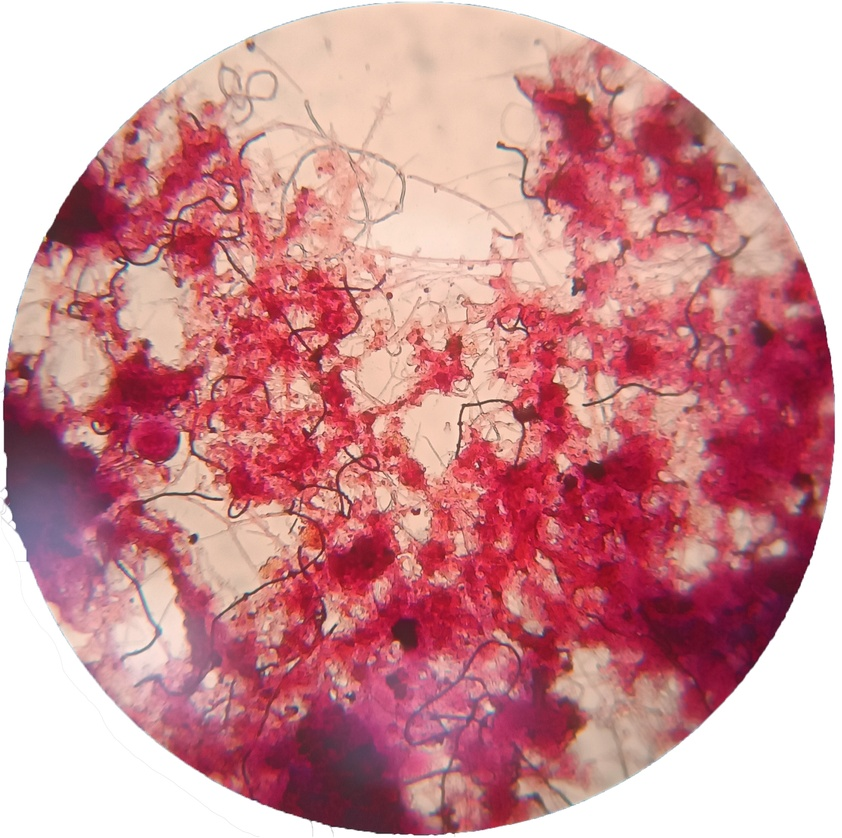
#> input picture 1a.jpg, 842 x 838 px, shrunk from 2229 x 2216 before the run
$ python gen_masks_model1.py --images . --out out
#> lines starting #> are read from the running program, lines starting #| are printed output that depends on the picture; after the words box and inside, x2 and y2 are one past the last pixel; in counts of white or black regions, pixels touching at a corner belong together
import argparse
import os
import cv2
import numpy as np
from tqdm import tqdm

# Generate 8-bit indexed masks for Model 1: 0=background, 1=filaments, 2=flocs
# Heuristic rules:
# - Filaments: thin bright lines -> extract with high-frequency emphasis (Canny + thin dilation)
# - Flocs: larger bright blobs -> threshold after blur; remove filament pixels to avoid overlap


def ensure_dir(p):
#> in main, img is the input picture: shape (838, 842, 3); mean B, G, R 149.2, 144.7, 207.5
    os.makedirs(p, exist_ok=True)


def to_gray(rgb_bgr):
    if rgb_bgr.ndim == 3:
        return cv2.cvtColor(rgb_bgr, cv2.COLOR_BGR2GRAY)
    return rgb_bgr


def extract_filaments(gray: np.ndarray) -> np.ndarray:
    # enhance contrast
    clahe = cv2.createCLAHE(clipLimit=2.0, tileGridSize=(8,8))
    g = clahe.apply(gray)
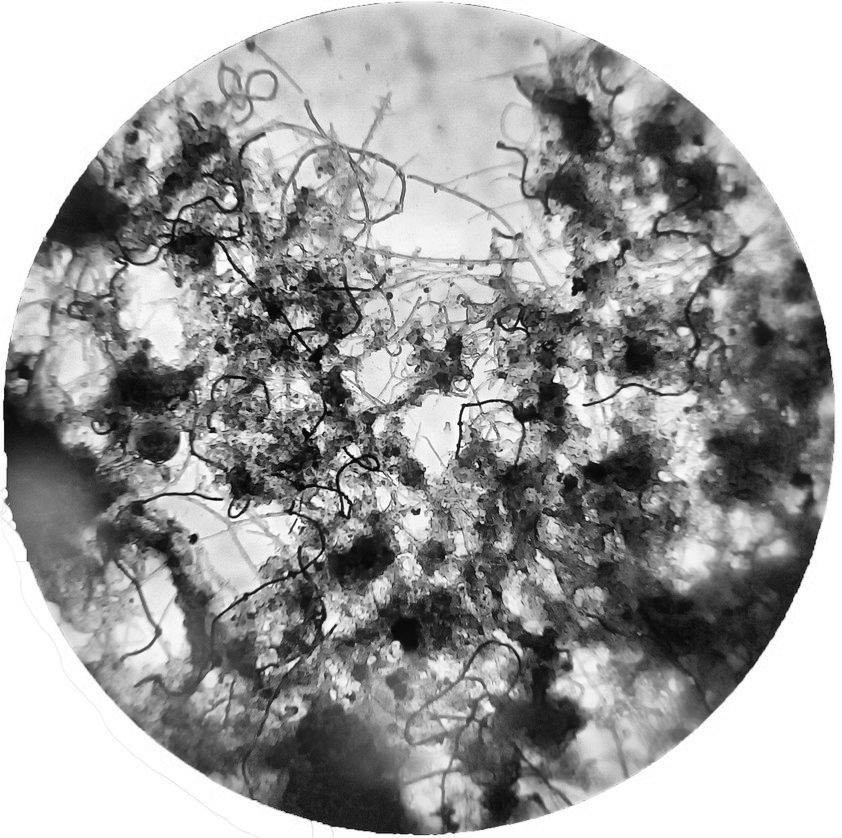
#> g: shape (838, 842); min 4, max 255, mean 159.9
    # edge/line emphasis
    edges = cv2.Canny(g, 60, 150)
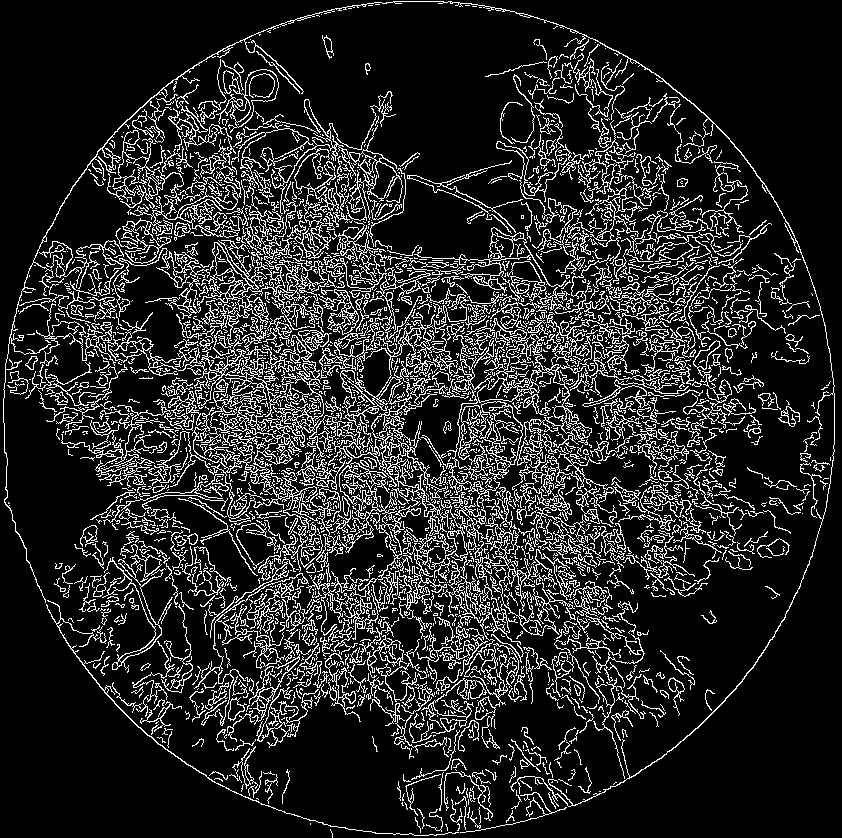
#> edges: shape (838, 842); 15.1% white in thin lines or dots
    # thin lines by small dilation then erosion to connect
    k = cv2.getStructuringElement(cv2.MORPH_ELLIPSE, (3,3))
    fil = cv2.morphologyEx(edges, cv2.MORPH_CLOSE, k, iterations=1)
#> fil: shape (838, 842); 22.8% white; 154 white regions (83 under 20 px), largest, box (x1, y1, x2, y2) and area: (3, 0, 835, 836) 155997, (771, 253, 810, 319) 288, (758, 392, 800, 427) 280
    # optional thinning approximation:
    fil = cv2.dilate(fil, k, iterations=1)
#> fil: shape (838, 842); 38.2% white; 39 white regions, largest, box (x1, y1, x2, y2) and area: (2, 0, 836, 838) 265917, (757, 391, 801, 428) 567, (659, 649, 696, 691) 317
    fil = cv2.erode(fil, k, iterations=2)
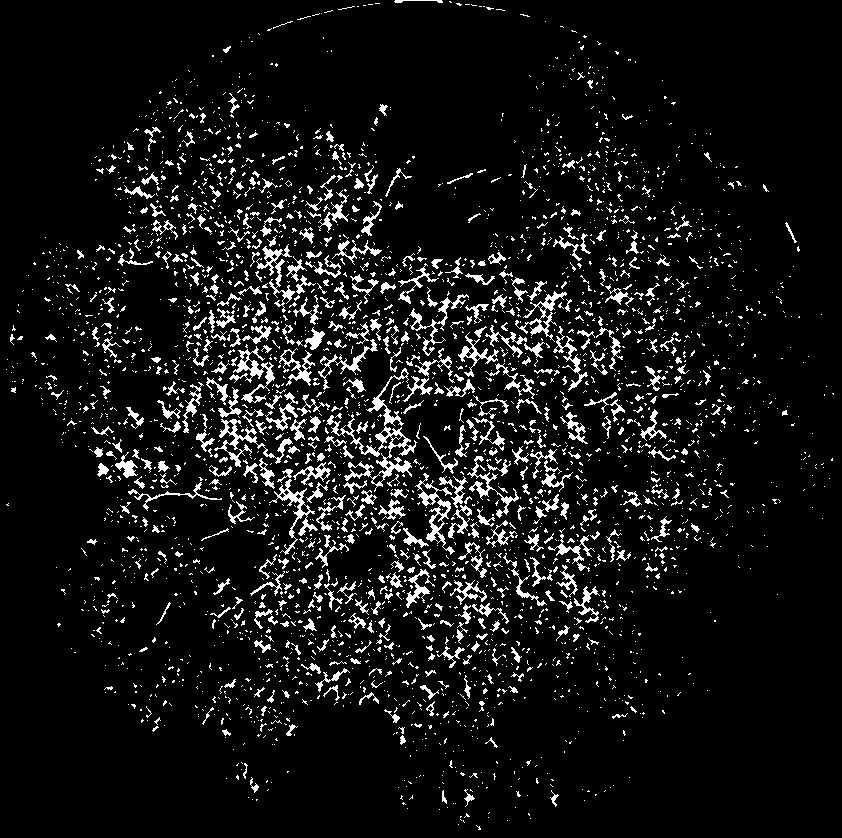
#> fil: shape (838, 842); 7.8% white in thin lines or dots
    fil = (fil > 0).astype(np.uint8)
#> fil: shape (838, 842); values 0 (black) and 1 (white), 7.8% white in thin lines or dots
    return fil


def extract_flocs(gray: np.ndarray, fil_mask: np.ndarray) -> np.ndarray:
    # smooth then threshold to get larger bright regions
    bl = cv2.GaussianBlur(gray, (7,7), 0)
    _, th = cv2.threshold(bl, 0, 255, cv2.THRESH_BINARY + cv2.THRESH_OTSU)
#> th: shape (838, 842); 49.4% white; 248 white regions (104 under 20 px), largest, box (x1, y1, x2, y2) and area: (0, 0, 842, 838) 291745, (139, 432, 304, 614) 11117, (119, 257, 219, 369) 5870
    # remove filaments from blobs
    th[fil_mask > 0] = 0
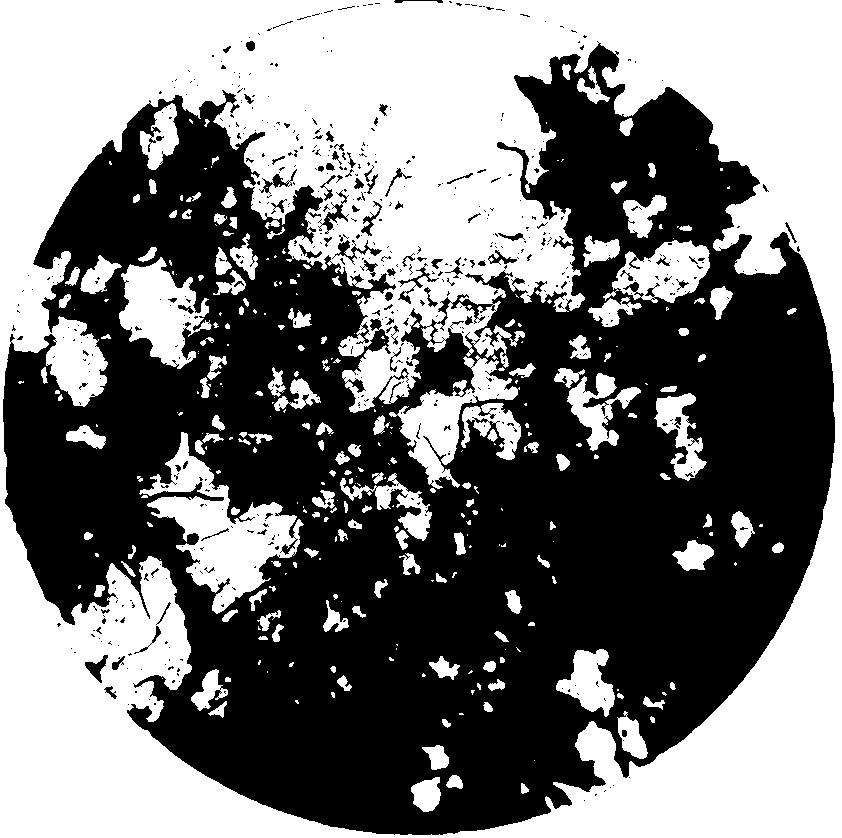
#> th: shape (838, 842); 47.5% white; 312 white regions (149 under 20 px), largest, box (x1, y1, x2, y2) and area: (0, 0, 842, 838) 276810, (139, 432, 304, 614) 10508, (119, 257, 212, 369) 5593
    # open/close to remove noise and fill holes
    k = cv2.getStructuringElement(cv2.MORPH_ELLIPSE, (5,5))
    th = cv2.morphologyEx(th, cv2.MORPH_OPEN, k, iterations=1)
#> th: shape (838, 842); 45.8% white; 211 white regions (22 under 20 px), largest, box (x1, y1, x2, y2) and area: (0, 0, 842, 838) 263521, (149, 432, 296, 614) 9722, (119, 259, 202, 367) 5173
    th = cv2.morphologyEx(th, cv2.MORPH_CLOSE, k, iterations=1)
#> th: shape (838, 842); 47% white; 131 white regions (15 under 20 px), largest, box (x1, y1, x2, y2) and area: (0, 0, 842, 838) 279710, (141, 432, 302, 614) 10685, (400, 358, 521, 481) 6686
    # remove tiny components
    num, labels, stats, _ = cv2.connectedComponentsWithStats((th>0).astype(np.uint8), connectivity=8)
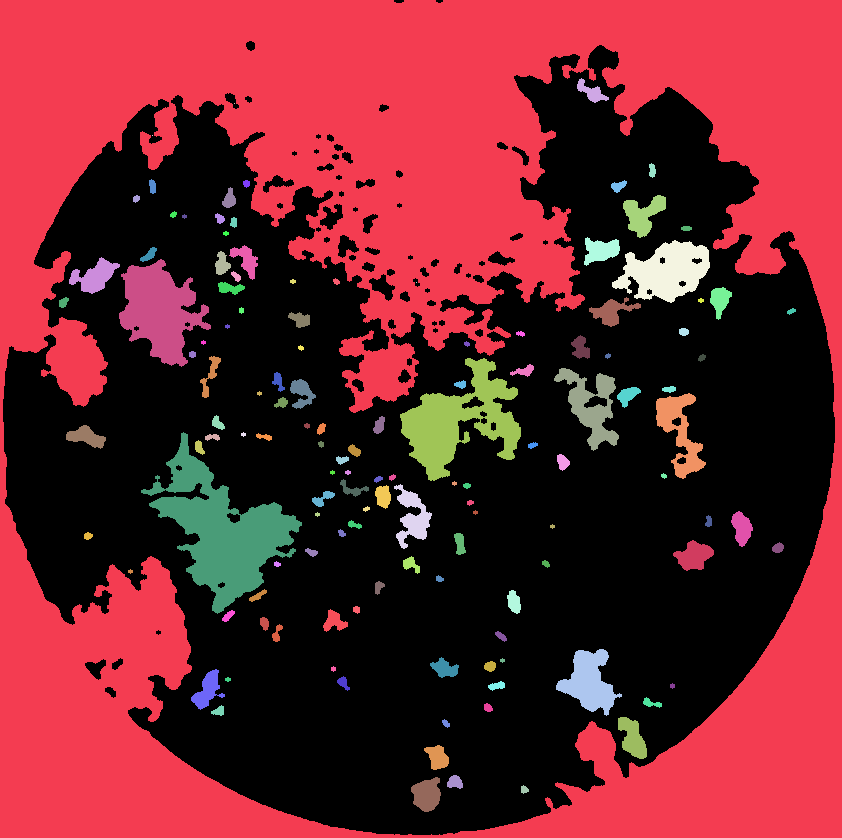
#> labels: shape (838, 842) int32; 132 distinct labels, from 0 to 131; one colour per label, 0 black
#> num = 132; stats = 132 rows, first 6: [3, 0, 832, 835, 374186], [0, 0, 842, 838, 279710], [577, 78, 32, 25, 326], [234, 103, 1, 1, 1], [152, 135, 1, 1, 1], [649, 163, 7, 15, 79]
    area_min = 50
    fl = np.zeros_like(th, dtype=np.uint8)
    for i in range(1, num):
        if stats[i, cv2.CC_STAT_AREA] >= area_min:
            fl[labels == i] = 1
    return fl


def build_mask(fil: np.ndarray, floc: np.ndarray) -> np.ndarray:
    mask = np.zeros_like(fil, dtype=np.uint8)
    mask[floc > 0] = 2
    mask[fil > 0] = 1
    return mask


def main():
    ap = argparse.ArgumentParser(description='Generate 8-bit masks for Model 1 (0=bg,1=filaments,2=flocs)')
    ap.add_argument('--images', required=True, help='Input images directory (e.g., data/imgs)')
    ap.add_argument('--out', required=True, help='Output masks directory (e.g., data/masks_model1)')
    args = ap.parse_args()

    ensure_dir(args.out)
    names = sorted([f for f in os.listdir(args.images) if f.lower().endswith(('.png','.jpg','.jpeg','.tif','.tiff'))])
    for fn in tqdm(names, desc='gen masks'):
        in_path = os.path.join(args.images, fn)
        img = cv2.imread(in_path, cv2.IMREAD_COLOR)
        if img is None:
            continue
        g = to_gray(img)
        fil = extract_filaments(g)
        floc = extract_flocs(g, fil)
        mask = build_mask(fil, floc)
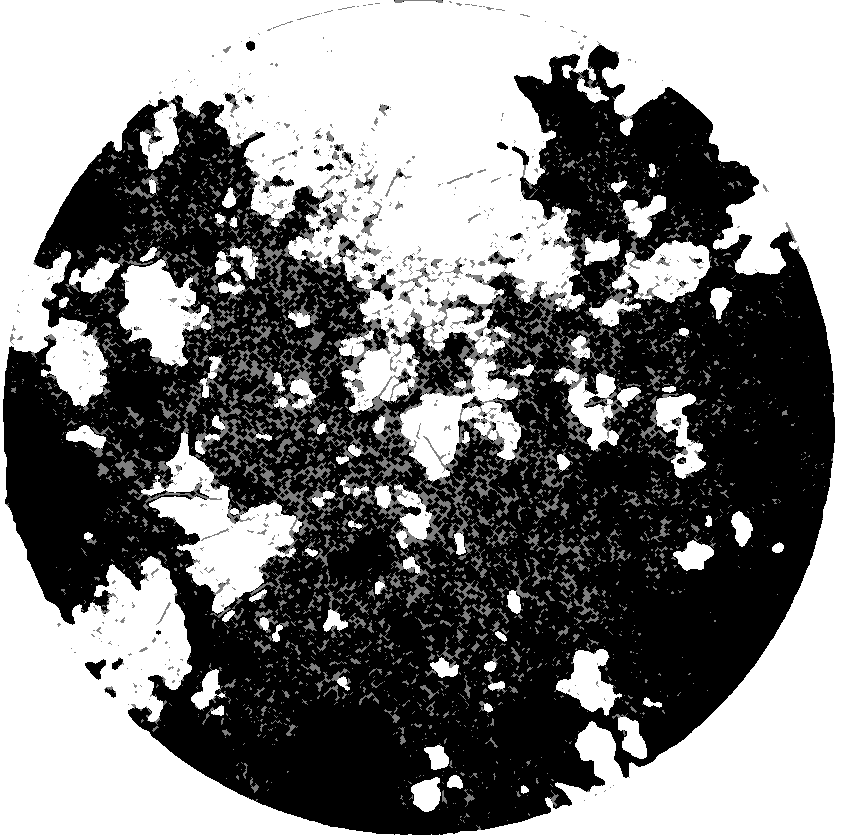
#> mask: shape (838, 842); min 0, max 2, mean 0.998; drawn with min black and max white
        base = os.path.splitext(fn)[0]
        out_path = os.path.join(args.out, base + '.png')
        cv2.imwrite(out_path, mask)
#> pass 2 of the loop in main, `for fn in tqdm(names, desc='gen masks'):`:
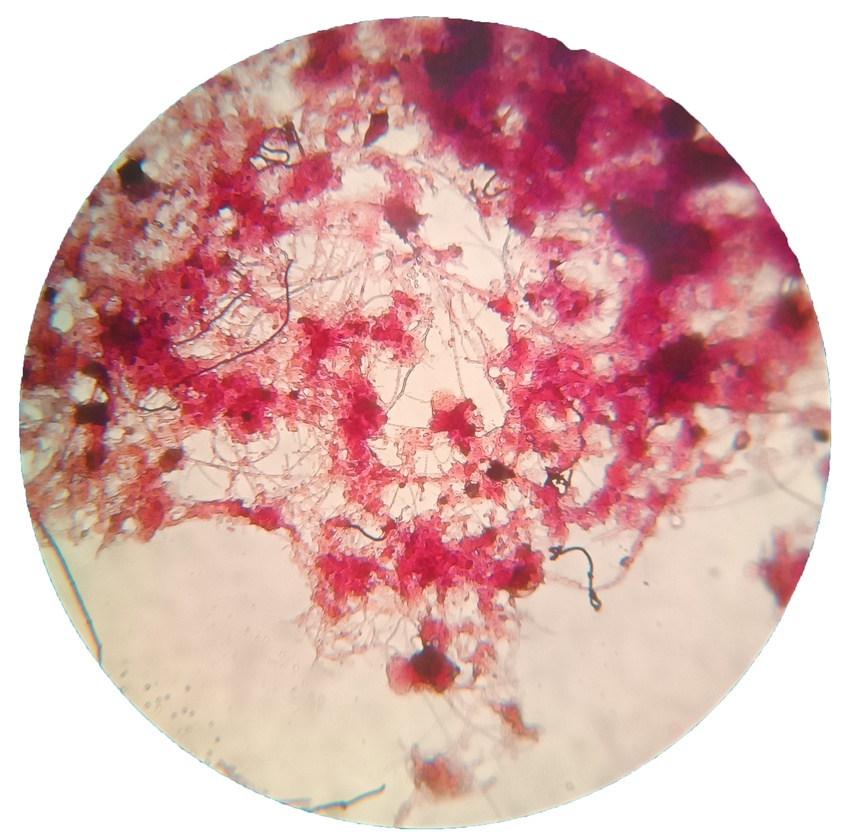
#> input picture 1b.jpg, 841 x 839 px, shrunk from 2360 x 2352 before the run
#> in main, img is the input picture: shape (839, 841, 3); mean B, G, R 173.3, 175.5, 218.8
#> g: shape (839, 841)
#> edges: shape (839, 841); 12.7% white in thin lines or dots
#> bl: shape (839, 841)
#> in extract_flocs (call 2), `num, labels, stats, _ = cv2.connectedComponentsWithStats((th>0).astype..`:
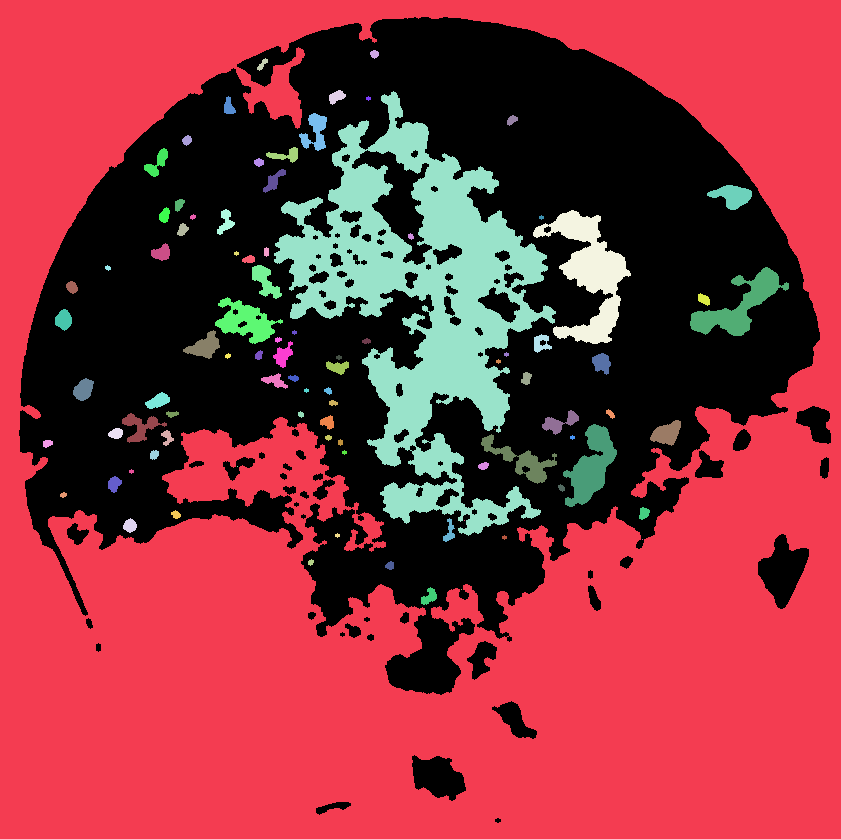
#> labels: shape (839, 841) int32; 93 distinct labels, from 0 to 92; one colour per label, 0 black
#> num = 93; stats = 93 rows, first 6: [19, 17, 812, 806, 272355], [0, 0, 841, 839, 366352], [370, 50, 9, 9, 58], [257, 58, 11, 13, 63], [329, 90, 17, 15, 152], [274, 91, 282, 445, 44311]
#> in main, `mask = build_mask(fil, floc)`:
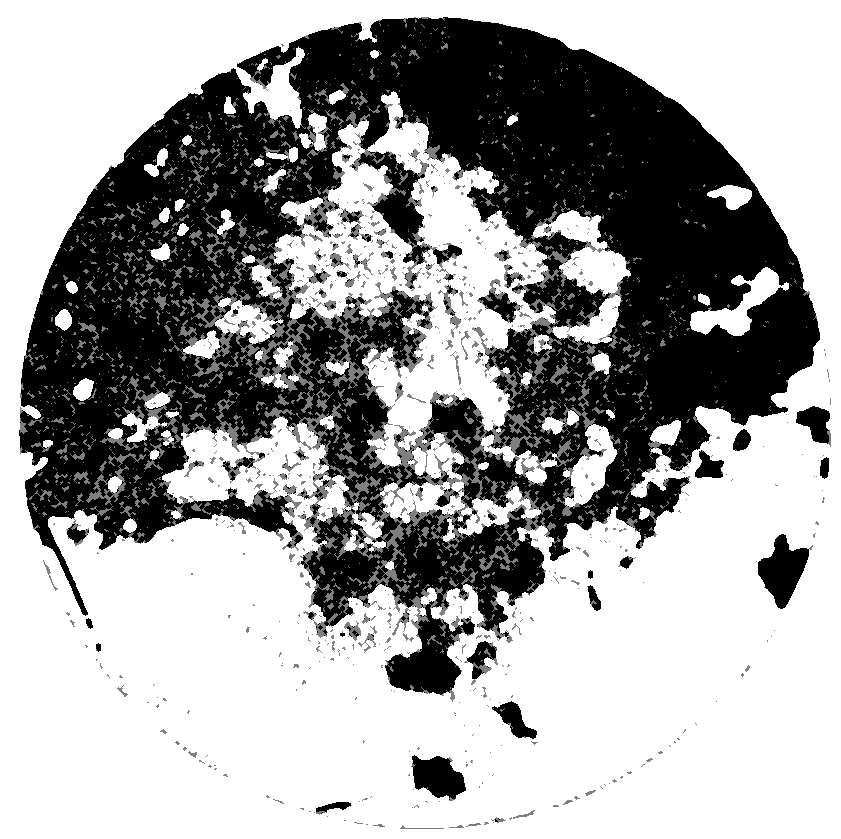
#> mask: shape (839, 841); min 0, max 2, mean 1.27; drawn with min black and max white

    print('Wrote masks to', args.out)


if __name__ == '__main__':
    main()
